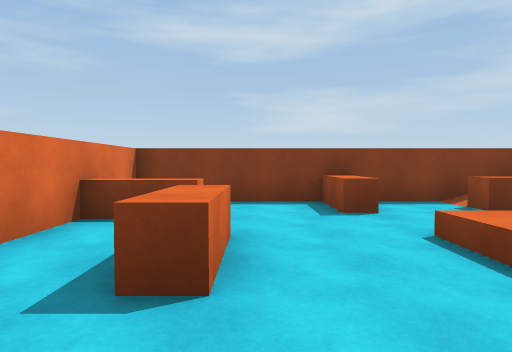
View 1 (above)

14 first-person views from a walk through a scene from a Unity 3-D project. The camera is 1.4 m above the floor, tilts 2° down and sees 75° across. The floor is counted in squares, 2 m on a side. Each view is taken from the middle of a square. On the plan, view 1 faces up. The plan holds only what a view shows up to about 10 squares ahead; the rest is blank. The player is left out.

View 2
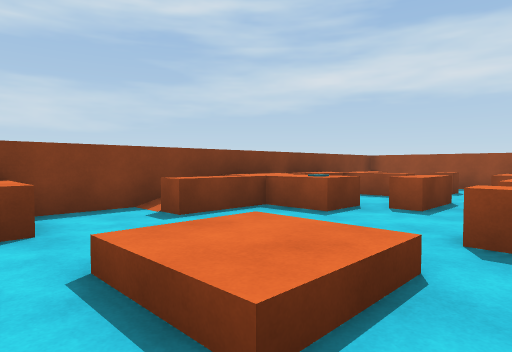

View 3
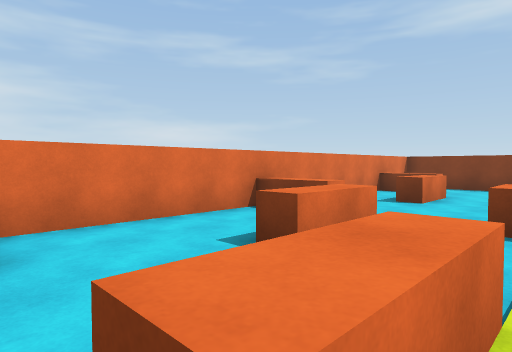

View 4
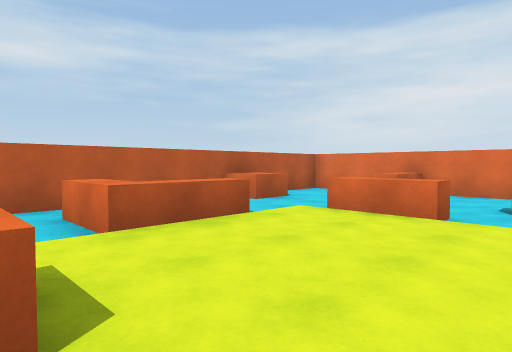

View 5
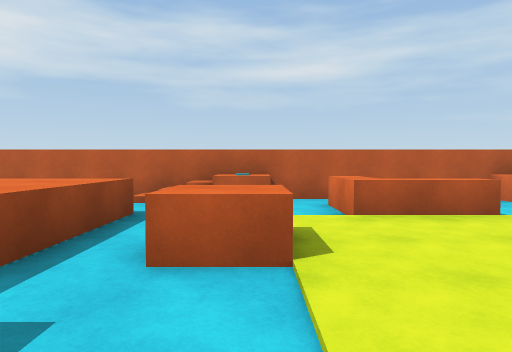

View 6
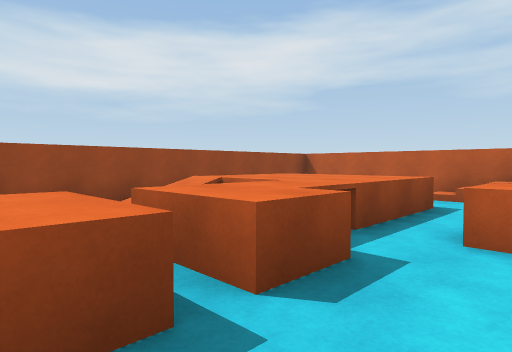

View 7
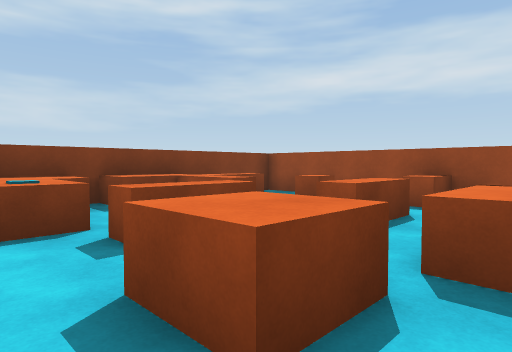

View 8
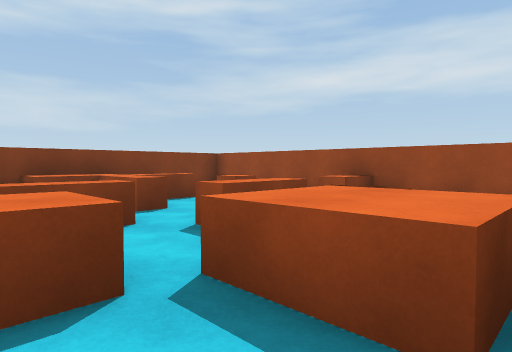

View 9
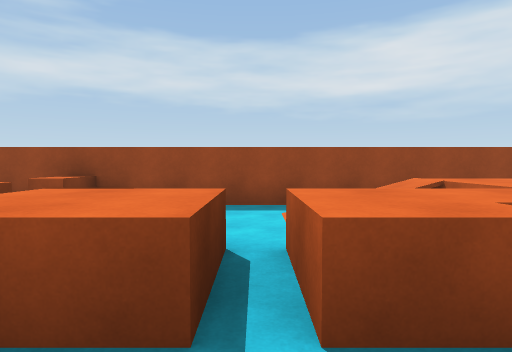

View 10
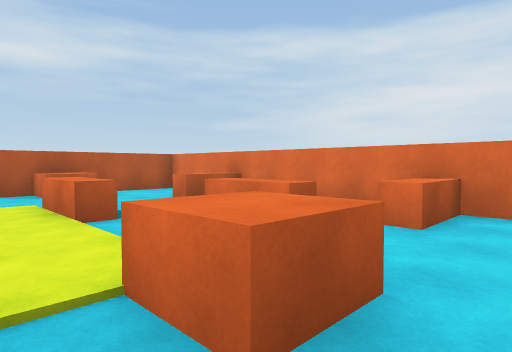

View 11
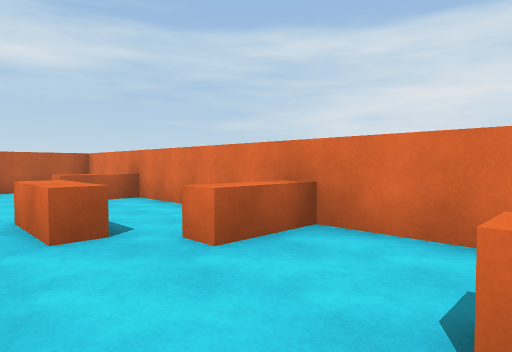

View 12
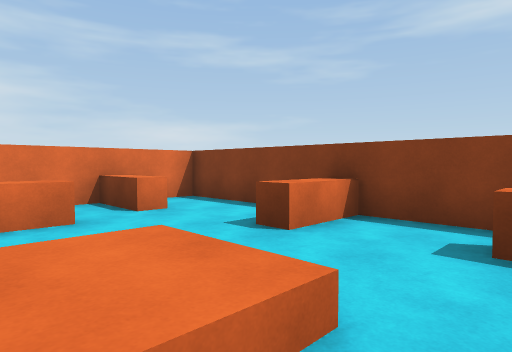

View 13
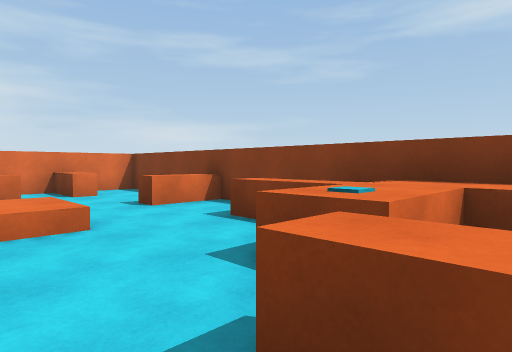

View 14
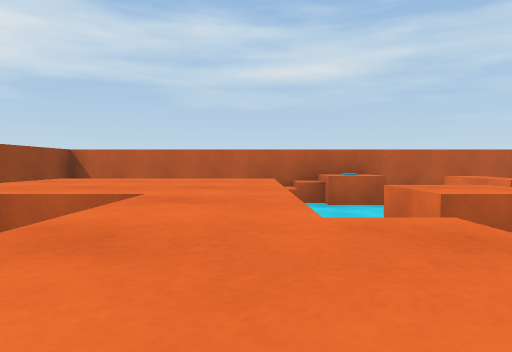

### Floor plan
Key: @ floor where view 1 was taken; # wall or solid block; . main floor; : floor 0.5 m higher than the main floor; + floor 1 m higher than the main floor; / step, stairs or slope; = window, fence, low wall or low ledge; ^ raised ledge; C cube; B block.
Columns run from 3 left of view 1 to 12 right of it. Each row starts with its distance up from view 1.
  7 ########^^
  6 #...^..//+^^^##
  5 #...^..=/+..+=##
  4 #^^......+...C #
  3 #.^..::...^..C #
  2 #.^..::.....^.B#
  1 #......B.B...  #
  0 #..@.B. ...=/  #
 -1 #^^....  ......#
 -2 #..^.......+. .#
 -3 #..........+./.#
 -4 #...^....B.+++.#
 -5 #^^........+++.#
 -6 #.....^^....// #
 -7 #...B....BB/   #
 -8 #########^^#####

Where each view was taken, in squares from view 1:
view 1: 0 up, 0 right, facing up
view 2: 1 up, 1 right, facing up-right
view 3: 5 down, 2 right, facing up-left
view 4: 2 down, 6 right, facing down-left
view 5: 1 down, 6 right, facing down
view 6: 0 up, 6 right, facing down-right
view 7: 0 up, 5 right, facing up-right
view 8: 1 down, 6 right, facing up-right
view 9: 1 down, 6 right, facing right
view 10: 1 up, 3 right, facing down-left
view 11: 2 up, 1 right, facing down-left
view 12: 2 up, 4 right, facing up-left
view 13: 2 up, 7 right, facing up-left
view 14: 1 down, 8 right, facing down
